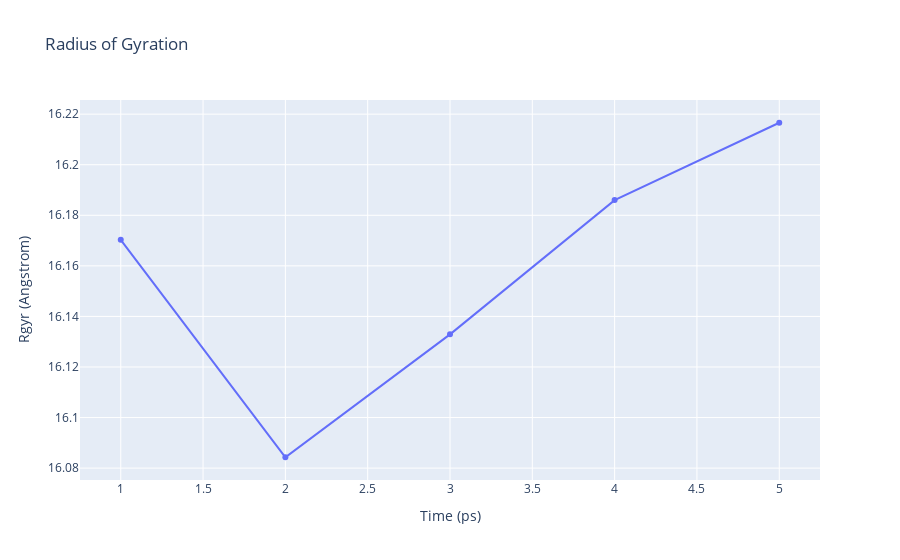

Notebook source saved alongside this figure:
### Code cell
# Read Rgyr data from file 
with open(output_rgyr,'r') as rgyr_file:
    x,y = map(
        list,
        zip(*[
            (float(line.split()[0]),float(line.split()[1]))
            for line in rgyr_file 
            if not line.startswith(("#","@")) 
        ])
    )

plotly.offline.init_notebook_mode(connected=True)

fig = {
    "data": [go.Scatter(x=x, y=y)],
    "layout": go.Layout(title="Radius of Gyration",
                        xaxis=dict(title = "Time (ps)"),
                        yaxis=dict(title = "Rgyr (Angstrom)")
                       )
}

plotly.offline.iplot(fig)

### Figure 1 — Plotly figure (JSON) as saved in the notebook; plotly's stock layout.template omitted (floating-point values rounded to 4 significant figures)
{"data": [{"type": "scatter", "x": [1, 2, 3, 4, 5], "y": [16.17, 16.08, 16.13, 16.19, 16.22]}], "layout": {"title": {"text": "Radius of Gyration"}, "xaxis": {"title": {"text": "Time (ps)"}}, "yaxis": {"title": {"text": "Rgyr (Angstrom)"}}}}
